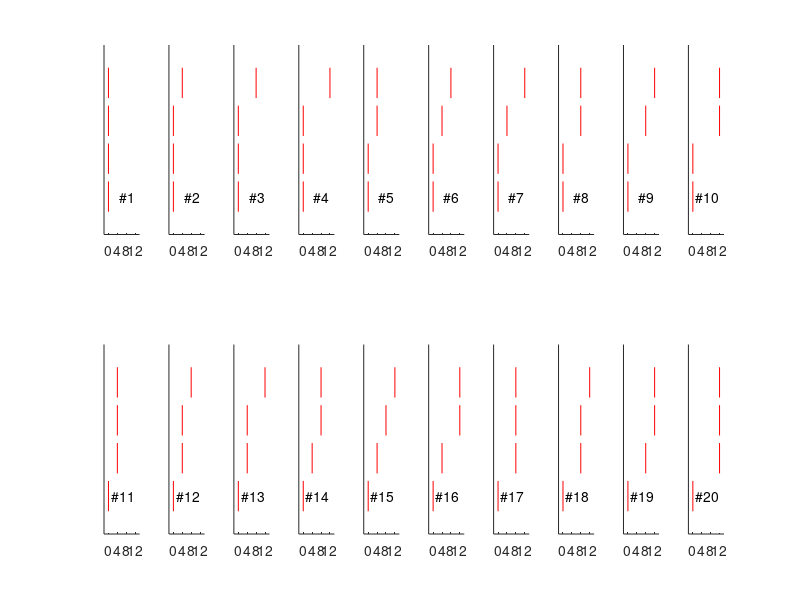

The MATLAB script that drew this image:
close all
fh=figure('Color','w','Position',[100,100,1000,200]);
fidx=1;
keysseq=[];
for lag2=0:3
    for lag3=lag2:3
        for lag4=lag3:3
            subplot(2,10,fidx)
            hold on
            plot([0,0],1+[-0.4,0.4],'r-')
            plot([lag2,lag2],2+[-0.4,0.4],'r-')
            plot([lag3,lag3],3+[-0.4,0.4],'r-')
            plot([lag4,lag4],4+[-0.4,0.4],'r-')
            text(3,1,sprintf('#%d',fidx),'HorizontalAlignment','right');
            xlim([-0.5,3.5])
            set(gca,'XTick',0:3,'XTickLabel',0:4:12,'YTick',[])%,1:4,'YTickLabel',{'Neu1','Neu2','Neu3','Neu4'})
            fidx=fidx+1;
            keysseq(end+1)=lag2*100+lag3*10+lag4;
        end
    end
end
exportgraphics(fh,'4_su_temporal_pattern.pdf')
